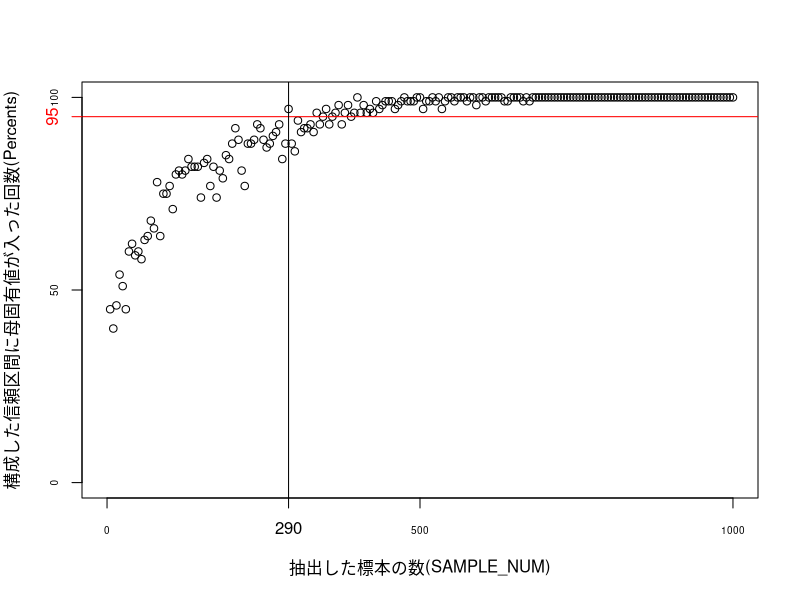

Reproduce this figure in R.
# T.W.Andersonで導出された，漸近的な受容域(4)を与える検定統計量を用いた信頼区間の検証を行う関数
Anderson <- function(alpha, SAMPLE_NUM, SAMPLE_EV, POP_EV){

  level <- 1 - (alpha / 2) / 100
  z <- qnorm(level, 0, 1)
  T_Anderson <- abs(sqrt((SAMPLE_NUM - 1) / 2) * (SAMPLE_EV - POP_EV) / POP_EV)
  
 return(if(T_Anderson <= z) {1} else {0})

}

# 母集団のデータ数に対して，無作為抽出する標本の数を増やしていき，それぞれの標本の集まりで
# Anderson()関数を用いて信頼区間の検証を行う．そして，信頼区間の検証とはつまり，
# それぞれの標本の集まりの標本固有値で構成されるAndersonの信頼区間に母固有値が含まれているか
# 確認し，与えられた信頼区間が母固有値の100(1-alpha/100)%信頼区間として成り立っているのかを確認して
# 結果をグラフで表す関数
ConfiPlot <- function(alpha, POP_NUM, mu, sd, p){

  SAMPLE_NUM <- seq(5, POP_NUM, by = 5)
  Percents <- numeric(length(SAMPLE_NUM)) 

  POP <- matrix(rnorm(POP_NUM * p, mu, sd), ncol = p)
  POP_EV <- (prcomp(POP)$sdev[1]) ^ 2
  
  decide <- 0

  for(i in 1:length(SAMPLE_NUM)){

    Percent <- 0

    for(j in 1:100){
    SAMPLE <- POP[sample(1:POP_NUM, SAMPLE_NUM[i]), ]
    SAMPLE_EV <- (prcomp(SAMPLE)$sdev[1]) ^ 2
    Percent <- Percent + Anderson(alpha, SAMPLE_NUM[i], SAMPLE_EV, POP_EV)
    }

    Percents[i] <- Percent
    if((Percents[i] >= 100 - alpha) && (decide == 0))
      decide <- SAMPLE_NUM[i]
  }

  plot(SAMPLE_NUM, Percents, xlim = c(0, POP_NUM), ylim = c(0, 100)
       , xaxt = "n", yaxt = "n", xlab = "抽出した標本の数(SAMPLE_NUM)"
       , ylab = "構成した信頼区間に母固有値が入った回数(Percents)", pch = 1)
  abline(h = 100 - alpha, col = 'red')
  abline(v = decide, col = 'black')

  axis(side = 2, at = c(0, 50, 100), labels = c(0, 50, 100), cex.axis=0.6)
  axis(side = 2, at = 100 - alpha,　labels = 100 - alpha, col.ticks ='red', col.axis = "red")

  axis(side = 1, at = c(0, POP_NUM / 2, POP_NUM), labels = c(0, POP_NUM / 2, POP_NUM), cex.axis=0.6)
  axis(side = 1, at = decide,　labels = decide, col.ticks ='black', col.axis = "black")

}

ConfiPlot(5, 1000, 5, 10, 5)